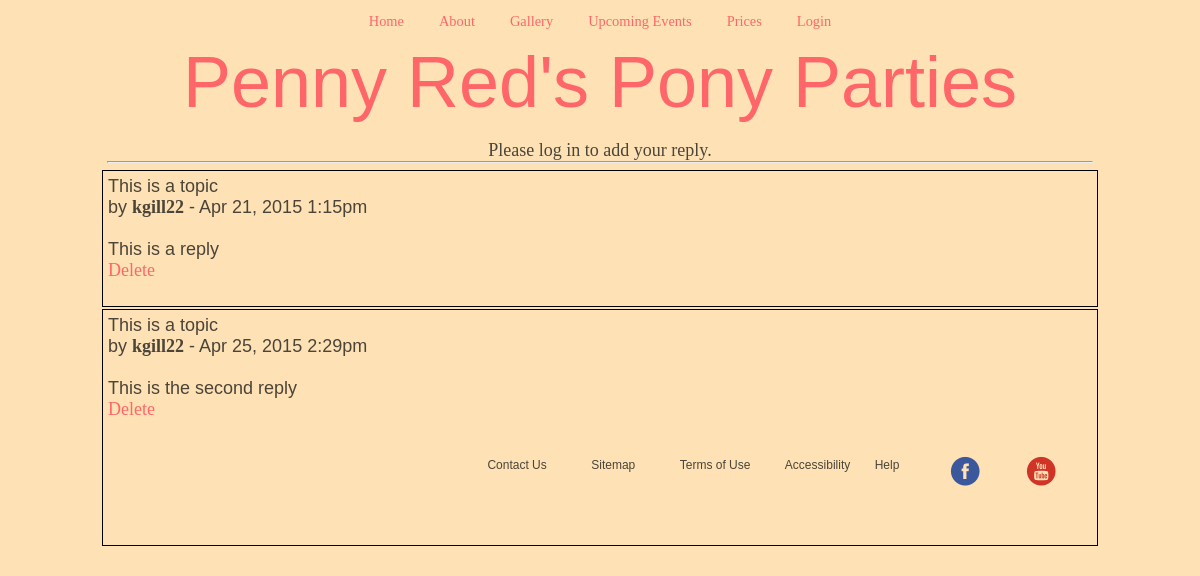
The page /Forum/view_topic.php?cid=1&tid=3 on the database its author committed.
### tables this page shows
CREATE TABLE `posts` (
`id` int(11) NOT NULL,
  `category_id` tinyint(4) NOT NULL,
  `topic_id` int(11) NOT NULL,
  `post_creator` int(11) NOT NULL,
  `post_content` text NOT NULL,
  `post_date` datetime NOT NULL,
  `approved` enum('Yes','Waiting','No','') NOT NULL DEFAULT 'Waiting'
);

CREATE TABLE `topics` (
`id` int(11) NOT NULL,
  `category_id` tinyint(4) NOT NULL,
  `topic_title` varchar(150) NOT NULL,
  `topic_creator` int(11) NOT NULL,
  `topic_date` datetime NOT NULL,
  `topic_reply_date` datetime NOT NULL,
  `topic_views` int(11) NOT NULL DEFAULT '0',
  `approved` enum('Yes','Waiting','No','') NOT NULL DEFAULT 'Waiting'
);

CREATE TABLE `users` (
`userid` int(11) NOT NULL,
  `fname` varchar(32) NOT NULL,
  `lname` varchar(32) NOT NULL,
  `dob` date NOT NULL,
  `contactno` text NOT NULL,
  `email_address` text NOT NULL,
  `height` text NOT NULL,
  `weight` text NOT NULL,
  `date_joined` timestamp NOT NULL DEFAULT CURRENT_TIMESTAMP,
  `username` varchar(32) NOT NULL,
  `password` varchar(32) NOT NULL,
  `account_type` enum('Member','Staff','Admin','') NOT NULL,
  `bio` text NOT NULL,
  `profileext` text NOT NULL
);

### Forum/view_topic.php (the view, shortened to what this page needs)
<?php
include ('headerf.php');
?>
<div id="wrapper">
<div id="content">
<?php
function getusername($username) {
	$sql = "SELECT username FROM users WHERE userid='".$username."'";
	$res = mysql_query($sql) or die(mysql_error());
	$row = mysql_fetch_assoc($res);
	return $row['username'];
}
function convertdate($date) {
	$date = strtotime($date);
	return date("M j, Y g:ia", $date);
}
$cid = $_GET['cid'];
$tid = $_GET['tid'];
$sql = "SELECT * FROM topics WHERE category_id='".$cid."' AND id='".$tid."' AND approved='Yes'";
$res = mysql_query($sql) or die(mysql_error());
if (mysql_num_rows($res) == 1) {
	echo "<table class='forumtable' width='100%'>";
	if ($_SESSION['username']) { echo "<tr><td colspan='2'><input type='submit' value='Add Reply' onClick=\"window.location = 'post_reply.php?cid=".$cid."&tid=".$tid."'\" />"; } else { echo "<tr><td colspan='2'><p>Please log in to add your reply.</p><hr /></td></tr>"; }
	while ($row = mysql_fetch_assoc($res)) {
		$sql2 = "SELECT * FROM posts WHERE category_id='".$cid."' AND topic_id='".$tid."' AND approved='Yes'";
		$res2 = mysql_query($sql2) or die(mysql_error());
		while ($row2 = mysql_fetch_assoc($res2)) {
			echo "<tr><td valign='top' style='border: 1px solid #000000;'><div style='min-height: 125px;'>".$row['topic_title']."<br />by <strong>".getusername($row2['post_creator'])."</strong> - ".convertdate($row2['post_date'])."<br /><br />".$row2['post_content']."<a href='deletepost.php'><br />Delete</a></div>";
		}
	}
} else {
	echo "<p>This topic is awaiting approval.</p>";
}
?>
</div>
</div>
</body>
</html>

### PR.css (style rules this page uses)
* { margin: 0; padding: 0; font-size: 18px; font-family: "Wingdings", sans-serif; background-color: #fee2b5; }
html, body { height: 100%; }
body { width: 1000px; margin: auto; }
p { color: #4a4439; margin-top: 10px; font-family: "KG Miss Kindergarten", Georgia, Serif; font-size: 1em; text-align: center; }
a { font-family: "KG Miss Kindergarten", Georgia, Serif; }
strong { font-family: "KG Miss Kindergarten", Georgia, Serif; }
td { font-family: "KG Miss Kindergarten", Georgia, Serif; color: #4a4439; padding: 5px; background-color: white; }
#termsofuse p, ol, ul, li { text-align: left; font-family: Arial; color: #4a4439; font-size: 16px; }
ul { padding: 15px; }
body { text-align: center; }
a, a:link, a:active { color: #ff6669; outline: none; text-decoration: none; }
table { margin-left: auto; margin-right: auto; background-color: white; }
#wrapper { width: 100%; margin-left: auto; margin-right: auto; }
.forumtable { background-color: #fee2b5; }
.forumtable td { background-color: #fee2b5; }
.forumtable tr { text-align: left; width: 100%; }
#footercontainer { clear: both; width: 100%; height: 100px; bottom:0; left:0; top: 100%; }
#footercontainer a, li { color: #4a4439; list-style-type: none; font-family: Arial; font-size: 12px; display: inline; padding: 10px; }
#footer1 { float: right; margin-left: 20%; margin-right: -60px; }
#footer3 { float: right; margin-left: 5%; }

### rows shown on the page
posts: topic.topic_title "This is a topic", post_creator.username "kgill22", post_date "Apr 21, 2015 1:15pm", post_content "This is a reply"
posts: topic.topic_title "This is a topic", post_creator.username "kgill22", post_date "Apr 25, 2015 2:29pm", post_content "This is the second reply"
